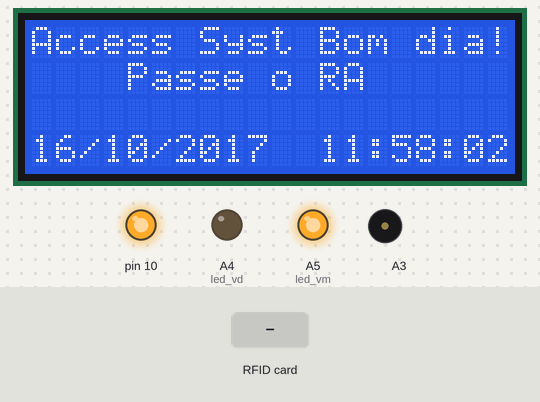
The sketch below on a simulated Arduino Uno, built with avr-gcc and run on an emulated ATmega328P. On the bench: 20×4 character LCD, output pins drawn as LEDs (lit = HIGH), buzzer (waves = sounding). The test bench sets the inputs (shaded band). WiFi joins after 1.5 s; servers stay silent unless stated; uploads are accepted with an empty reply; the local clock reads 2024-03-15 10:24:30 at power-on unless the sketch sets it; pins used as bus, display or sensor lines are not drawn.

Above: at 2.3 s.
2.4 s: RFID card 5E 7A 19 C4 held to the reader
At 2.57 s:
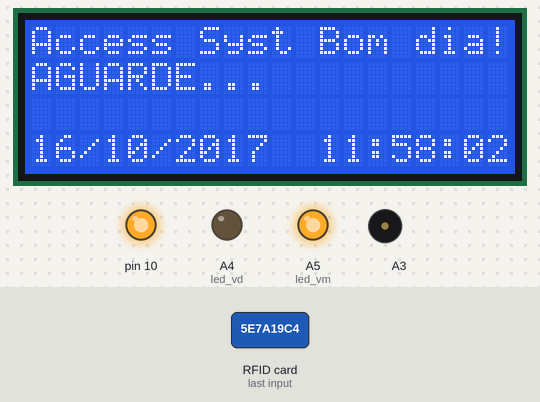
At 3.7 s:
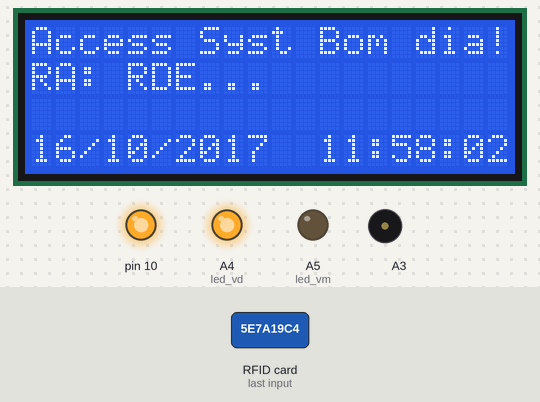
Timing chart, 0 to 7.2 s (numbered marks = the images above; inputs shaded):
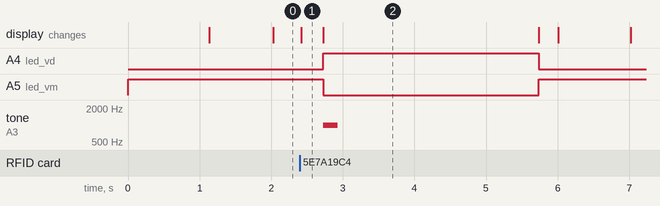

The sketch:

RFID_Ethernet.ino
```cpp
/**
* Read a card using a mfrc522 reader on your SPI interface
* Pin layout should be as follows (on Arduino Uno):
* MOSI: Pin 11 / ICSP-4
* MISO: Pin 12 / ICSP-1
* SCK: Pin 13 / ISCP-3
* SS: Pin 10
* RST: Pin 9
*
* Script is based on the script of Miguel Balboa.
* @version 0.1
*
* @author Nelson Almeida
* @since 06-01-2017
*/

// Include libraries
#include <SPI.h>
#include <MFRC522.h>
#include <Ethernet.h>
#include <MyRealTimeClock.h>
#include <LiquidCrystal.h>

// initialize the library by associating any needed LCD interface pin
// with the arduino pin number it is connected to
const int rs = 1, en = 0, d4 = 7, d5 = 6, d6 = 5, d7 = 4;
LiquidCrystal lcd(rs, en, d4, d5, d6, d7);

// Pinos do RTC
MyRealTimeClock myRTC( A0, A1, A2 ); // Assign Digital Pins
//                     CLK DAT RST
#define SS_PIN  8
#define RST_PIN 9

// Initialize Mac for each EthernetShield (NEED CHANGE!)
byte mac[] = { 0x90,0xA2,0xDA,0x0F,0x49,0x90 };

// Descomentar esta linha se deseja um IP fixo
// Uncomment this line to fixed IP
IPAddress ip(10,67,102,241);

// Descomentar esta linha para obter um DNS fixo
// Uncomment this line to fixed DNS
IPAddress myDns ( 10,  67, 102,   1);
IPAddress subnet(255, 255, 254,   0); // Netmask
byte server[] = { 10,  67, 102, 250};
String locationPost = "http://10.67.102.253/rfid.php?idcard=";

// Inicializa a instância client
// Initialize client
EthernetClient client;

// Instancia o leitor RFID
// Initialize RFID Reader
MFRC522 mfrc522(SS_PIN, RST_PIN);

// Configura variáveis
// Setup variables:
int serNum[4], cont = 0;
String finalnumber, RA, nome;
char c, response;
void Tela_Inicio(void);
int led_vm = A5;
int led_vd = A4;
unsigned long tempo = 0;

void setup(){
  // Define pinos dos LEDs
  // Define LEDs pins
  pinMode(led_vm, OUTPUT);
  pinMode(led_vd, OUTPUT);
  digitalWrite(led_vm, HIGH);

  // Inicia LCD
  // Initialize LCD
  lcd.begin(20, 4);

  // Desabilita SPI SD
  // Disable SD SPI
  pinMode(4, OUTPUT);
  digitalWrite(4, HIGH);

  // Desabilita SPI W5100
  // Disable W5100 SPI
  pinMode(10, OUTPUT);
  digitalWrite(10, HIGH);

  // Iniciando...
  // Starting...
  lcd.print ("Iniciando...");

  // Ajust hora inicial no RTC
  // Set time on RTC
  myRTC.setDS1302Time(00, 58, 11, 2, 16, 10, 2017);

  // If wish to use fixed IP and a fixed DNS uncomment these lines
  // and comment line 98
  //Ethernet.begin(mac, ip, myDns);
  // Inicialize the Ethernet Shield by DHCP
  //EthernetServer server(80);
  Ethernet.begin(mac, ip, myDns, subnet);
  // Begins the server
  //server.begin();

  // Mostra IP configurado
  // Shows configured IP
  lcd.setCursor (0, 1);
  lcd.print ("IP: ");
  lcd.print(Ethernet.localIP());
  delay(1000);

  // Initialize MFRC522
  // Initialize MFRC522
  SPI.begin();
  mfrc522.PCD_Init();

  // Atualiza hora
  // Hour update
  myRTC.updateTime();

  // Tela de início
  // Startup screen
  Tela_Inicio();
}

void loop(){
  // Atualiza a hora
  // Hour update
  myRTC.updateTime();

  // Mostra a hora
  // Prints hour
  lcd.setCursor(0, 3);
  if (myRTC.dayofmonth < 10)
  {
    lcd.print ("0");
    lcd.print(myRTC.dayofmonth);
    } else {
      lcd.print(myRTC.dayofmonth);
    }
    lcd.print("/");
    if (myRTC.month < 10)
    {
      lcd.print ("0");
      lcd.print(myRTC.month);
    } else {
      lcd.print(myRTC.month);
    }
    lcd.print("/");
    lcd.print(myRTC.year);
    lcd.print("  ");
    if (myRTC.hours < 10)
    {
      lcd.print ("0");
      lcd.print(myRTC.hours);
    } else {
      lcd.print(myRTC.hours);
    }
    lcd.print(":");
    if (myRTC.minutes < 10)
    {
      lcd.print ("0");
      lcd.print(myRTC.minutes);
    } else {
      lcd.print(myRTC.minutes);
    }
    lcd.print(":");
    if (myRTC.seconds < 10)
    {
      lcd.print ("0");
      lcd.print(myRTC.seconds);
    } else {
      lcd.print(myRTC.seconds);
    }

    // Faz a leitura do cartão RFID
    // Reads RFID card
    if (mfrc522.PICC_IsNewCardPresent()){
        if (mfrc522.PICC_ReadCardSerial()){
            // Faz a leitura do cartão RFID
            // Reads RFID card
            for (int i = 0; i < mfrc522.uid.size; i++){
              serNum[i] = mfrc522.uid.uidByte[i];
              finalnumber += String(serNum[i], HEX);
            }
            finalnumber.toUpperCase();
            lcd.setCursor(0, 1);
            lcd.print("AGUARDE...    ");

            // Conecta ao servidor
            // Conect to server
            if (client.connect(server,80)){
              // Envia requisição ao servidor via GET
              // Sends a server requirement via GET
              client.print("GET /rfid.php?idcard=");
              client.print(finalnumber);
              client.println(" HTTP/1.1");
              client.println("Host: 10.67.102.253");
              client.println("User-Agent: Arduino-Ethernet");
              client.println("Accept: text/html");
              client.println("Connection: close");
              client.println();
              while (client.connected() && !client.available())
                delay(1);
              while (client.connected() || client.available()){
                c = client.read();
                if (c == '<')
                  while (1){
                    c = client.read();
                    if (c == '>')
                        break;
                    RA += c;
                  }
                  if (c == '@')
                    while (cont != 20 && c != '>'){
                      c = client.read();
                      nome += c;
                      cont++;
                    }
                  if (c == '#')
                    nome = "NONE!";
                  cont = 0;
                }

                // Se não encontrado
                // If unknown
                if (!nome.equals("NONE!")){
                  lcd.setCursor (0, 1);
                  lcd.print ("RA: ");
                  lcd.print(RA);
                  lcd.setCursor(0, 2);
                  lcd.print (nome);
                  digitalWrite (led_vm, LOW);
                  digitalWrite (led_vd, HIGH);
                  // Beep
                  tone (A3, 1000, 200);
                  delay(3000);
                }
                else {
                  digitalWrite (led_vm, HIGH);
                  digitalWrite (led_vd, LOW);
                  lcd.setCursor (0, 1);
                  lcd.print ("RA: nao encontrado");
                  Beep_Beep();
                }
                Tela_Inicio();
                ////Serial.print("Nome: ");
                ////Serial.println (nome);
                digitalWrite (led_vm, HIGH);
                digitalWrite (led_vd, LOW);
              }
              else {
                // Se conexão falhar...
                // If conection fails...
                lcd.setCursor (0, 1);
                lcd.print("   Erro conexao!   ");
                lcd.setCursor (3, 2);
                lcd.print("Tente de novo!");
                client.stop();
                Beep_Beep();
                delay(2000);
                Tela_Inicio();
              }
              RA = "";
              nome = "";
              finalnumber = "";
        }
    }
    client.stop();
}

void Tela_Inicio(void){

  // Monta rela de início
  // Mount Startup screen
  lcd.clear();
  lcd.print("Access Syst ");
  if (myRTC.hours >= 1 && myRTC.hours < 12)
    lcd.print("Bom dia!  ");
  else if (myRTC.hours >= 12 && myRTC.hours < 18)
    lcd.print("Boa tarde!");
  else
    lcd.print("Boa noite!");
  lcd.setCursor (4, 1);
  lcd.print("Passe o RA");
}

void Beep_Beep(void){

  // Indica erro
  // Indicate error
  tone (A3, 800, 100);
  delay(200);
  tone (A3, 100, 100);
  delay(3000);
}
```

Measured:
- after the input at 2.4 s, A4 (led_vd): LOW → HIGH after 0.33 s, → LOW 3.0 s later; A5 (led_vm): HIGH → LOW after 0.33 s, → HIGH 3.0 s later; tone on A3: silent → 1000 Hz after 0.33 s, → silent 0.20 s later; the display: changes at once (image 1)
